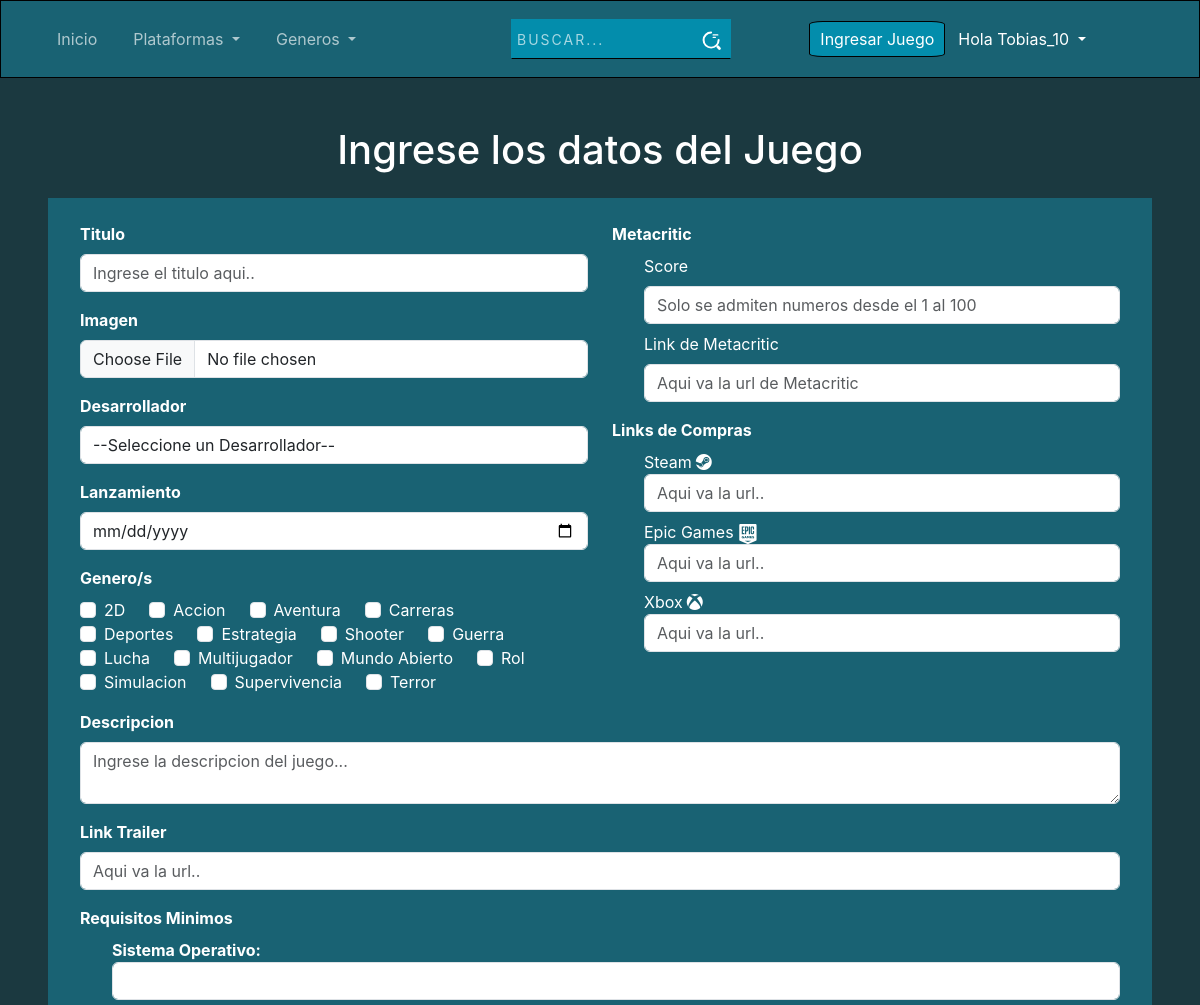
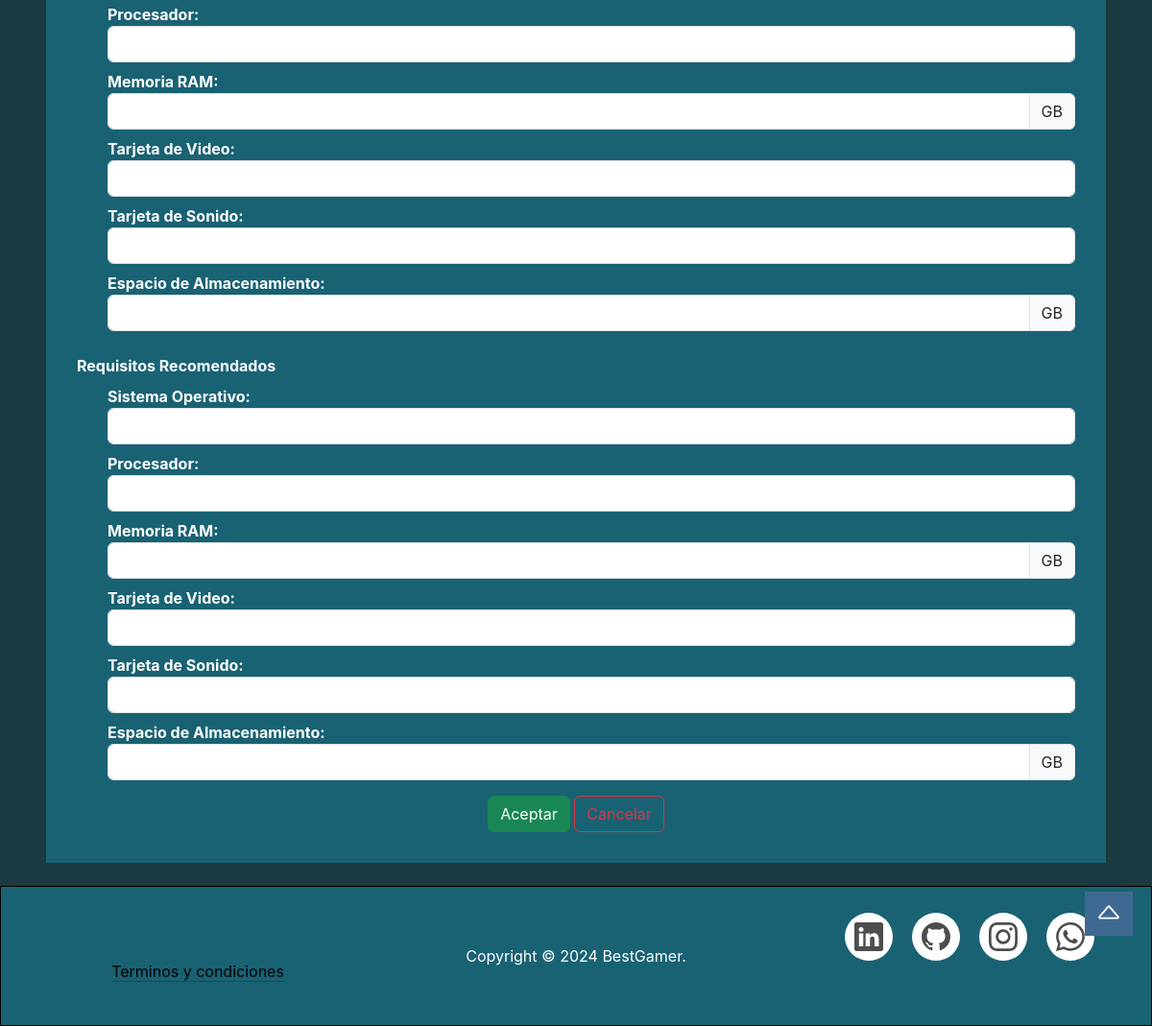
Screenshot of /PHP/Juegos/admin_juegos/ingreso_juegos.php (signed in) with the database file from the repository (2 pictures, top to bottom).
### tables this page shows
CREATE TABLE `usuarios` (
  `id_usuario` int(30) NOT NULL,
  `mail` varchar(60) NOT NULL,
  `usuario` varchar(60) NOT NULL,
  `contrasenia` varchar(60) NOT NULL,
  `id_rol` int(10) NOT NULL
);

CREATE TABLE `generos` (
  `id_genero` int(20) NOT NULL,
  `genero` varchar(60) NOT NULL
);

### PHP/Juegos/admin_juegos/ingreso_juegos.php (the view, shortened to what this page needs)
<?php include "C:/xampp/htdocs/repo/PHP/include/header.php"?>
<link rel="stylesheet" href="/repo/CSS/form.css">
<h1 class="text-center">Ingrese los datos del Juego</h1>
<form action="val_juego.php" method="post" class="formulario mx-5" enctype="multipart/form-data">
    <div class="row">
        <div class="col-sm-6">
            <div class="mb-3">
                <label class="form-label"><strong>Titulo</strong></label>
                <input type="text" name="titulo" class="form-control" REQUIRED placeholder="Ingrese el titulo aqui..">
            </div>
            <div class="mb-3">
                <label class="form-label"><strong>Imagen</strong></label>
                <input type="file" id="img_portada" name="img_portada" class="form-control col-md-4" REQUIRED>
            </div>
            <div class="mb-3">
                <label class="form-label"><strong>Desarrollador</strong></label>
                <select name="desarrollador" class="form-control" id="desarrollador-select" REQUIRED>
                    <option value="0">--Seleccione un Desarrollador--</option>
                </select>
            </div>
            <div class="mb-3">
                <label class="form-label"><strong>Lanzamiento</strong></label>
                <input type="date" name="lanzamiento" class="form-control" REQUIRED>
            </div>
            <div class="mb-3">
                <label class="form-label"><strong>Genero/s</strong></label>
                <div class="form-check">
                    <?php
                    $sql = "SELECT * FROM generos";
                    $result = mysqli_query($con, $sql);
                    while ($row = mysqli_fetch_assoc($result)) {
                        echo "<label class='form-check-label me-5'>".$row['genero']." <input class='form-check-input' type='checkbox' name='generos[]' value='".$row['genero']."'></label>";
                    }
                ?>
                </div>
            </div>
        </div>
        <div class="col-sm-6">
            <div class="mb-3">
                <label class="form-label"><strong>Metacritic</strong></label>
                <div class="mb-1">
                    <ul>
                        <label class="form-label">Score</label>
                        <li class="input-group mb-2"><input type="number" name="score" class="form-control" min="1" max="100" placeholder="Solo se admiten numeros desde el 1 al 100" REQUIRED>
                        </li>
                        <label class="form-label">Link de Metacritic</label>
                        <li class="input-group mb-2"><input type="url" name="metacritic"
                                placeholder="Aqui va la url de Metacritic" data-validation="url" class="form-control"
                                REQUIRED></li>
                    </ul>
                </div>
            </div>
            <div class="mb-3">
                <label class="form-label"><strong>Links de Compras</strong></label>
                <div class="mb-1">
                    <ul>
                    <label class="me-1">Steam</label><i class="bi bi-steam"></i>
                    <li class="input-group mb-2"><input type="url" name="steam" placeholder="Aqui va la url.." data-validation="url"
                        class="form-control"></li>
                    <label class="me-1">Epic Games</label><img class="bi epic" src="/repo/img/logo_epic.svg"
                    alt="Logo epic games, Epic Games, juegos, compra videojuegos">
                    <li class="input-group mb-2"><input type="url" name="epic" placeholder="Aqui va la url.." data-validation="url"
                        class="form-control"></li>
                    <label class="me-1">Xbox</label><i class="bi bi-xbox"></i>
                    <li class="input-group mb-2"><input type="url" name="xbox" placeholder="Aqui va la url.." data-validation="url"
                        class="form-control"></li>
                    </ul>
                </div>
            </div>
        </div>
    </div>
    <div class="mb-3">
        <label class="form-label"><strong>Descripcion</strong></label>
        <textarea name="descripcion" placeholder="Ingrese la descripcion del juego..." class="form-control"
            REQUIRED></textarea>
    </div>
    <div class="mb-3">
        <label class="form-label"><strong>Link Trailer</strong></label>
        <input type="url" name="trailer" placeholder="Aqui va la url.." data-validation="url" class="form-control"
            REQUIRED>
    </div>
    <div class="mb-4">
        <label class="form-label"><strong>Requisitos Minimos</strong></label>
        <ul>
            <strong>Sistema Operativo:</strong>
            <li class="input-group mb-2"><input type="text" name="so-min" class="form-control" REQUIRED>
            </li>
            <strong>Procesador:</strong>
            <li class="input-group mb-2"><input type="text" name="proce-min" class="form-control" REQUIRED></li>
            <strong>Memoria RAM:</strong>
            <li class="input-group mb-2"><input type="number" name="ram-min" class="form-control" REQUIRED><span
                    class="input-group-text" id="basic-addon1">GB</span></li>
            <strong>Tarjeta de Video:</strong>
            <li class="input-group mb-2"><input type="text" name="video-min" class="form-control" REQUIRED>
            </li>
            <strong>Tarjeta de Sonido:</strong>
            <li class="input-group mb-2"><input type="text" name="audio-min" class="form-control" REQUIRED></li>
            <strong>Espacio de Almacenamiento:</strong>
            <li class="input-group mb-2"><input type="number" name="espacio-min" class="form-control" REQUIRED><span
                    class="input-group-text" id="basic-addon1">GB</span></li>
        </ul>
    </div>
    <div class="mb-3">
        <label class="form-label"><strong>Requisitos Recomendados</strong></label>
        <ul>
            <strong>Sistema Operativo:</strong>
            <li class="input-group mb-2"><input type="text" name="so" class="form-control" REQUIRED></li>
            <strong>Procesador:</strong>
            <li class="input-group mb-2"><input type="text" name="proce" class="form-control" REQUIRED>
            </li>
            <strong>Memoria RAM:</strong>
            <li class="input-group mb-2"><input type="number" name="ram" class="form-control" REQUIRED><span
                    class="input-group-text" id="basic-addon1">GB</span>
            </li>
            <strong>Tarjeta de Video:</strong>
            <li class="input-group mb-2"><input type="text" name="video" class="form-control" REQUIRED>
            </li>
            <strong>Tarjeta de Sonido:</strong>
            <li class="input-group mb-2"><input type="text" name="audio" class="form-control" REQUIRED>
            </li>
            <strong>Espacio de Almacenamiento:</strong>
            <li class="input-group mb-2"><input type="number" name="espacio" class="form-control" REQUIRED><span
                    class="input-group-text" id="basic-addon1">GB</span></li>
        </ul>
    </div>
    <div class="text-center mb-2">
        <button type="submit" name="aceptar" id="cargarJuego" class="btn btn-success">Aceptar</button>
        <button type="reset" class="btn btn-outline-danger">Cancelar</button>
    </div>
</form>
<?php include "C:/xampp/htdocs/repo/PHP/include/footer.php"?>

### PHP/include/header.php (shortened to what this page needs)
<?php include "C:/xampp/htdocs/repo/PHP/conexion/conexion.php";
session_start();?>
<!DOCTYPE html>
<html lang="en">
<head>
    <link href="https://cdn.jsdelivr.net/npm/bootstrap@5.3.3/dist/css/bootstrap.min.css" rel="stylesheet"
>
    <link rel="stylesheet" href="https://cdn.jsdelivr.net/npm/bootstrap-icons@1.7.2/font/bootstrap-icons.css">
    <link rel="stylesheet" href="/repo/CSS/header_footer.css">
    <link rel="stylesheet" href="/repo/CSS/index.css">
    <link rel="stylesheet" href="https://cdn.datatables.net/2.1.8/css/dataTables.dataTables.min.css">
    <link rel="stylesheet" href="https://cdnjs.cloudflare.com/ajax/libs/dropzone/5.9.3/dropzone.min.css">
</head>
<body>
    <header class="header" data-bs-theme="dark">
        <nav class="navbar navbar-expand-lg">
            <div class="container-fluid">
                <div class="collapse navbar-collapse" id="navbarSupportedContent">
                    <ul class="navbar-nav me-auto mb-2 mb-lg-0">
                        <li class="nav-item op">
                            <a class="nav-link" aria-current="page" href="/repo/PHP/index.php">Inicio</a>
                        </li>
                        <li class="nav-item dropdown op">
                            <a class="nav-link dropdown-toggle" href="#" role="button" data-bs-toggle="dropdown"
                                aria-expanded="false">
                                Plataformas
                            </a>
                        </li>
                        <li class="nav-item dropdown op">
                            <a class="nav-link dropdown-toggle" href="#" role="button" data-bs-toggle="dropdown"
                                aria-expanded="false">
                                Generos
                            </a>
                        </li>
                    </ul>
                    <form class="d-flex search" role="search">
                        <div class="input-container">
                            <input type="text" name="text" class="input" placeholder="Buscar...">
                            <span class="icon">
                            </span>
                        </div>
                    </form>
                    <?php
                    if(isset($_SESSION['admin'])){
                        $stmt = $con->prepare("SELECT usuario FROM usuarios WHERE mail = ?");
                        $stmt->bind_param("s", $_SESSION['admin']);
                        $stmt->execute();
                        $result = $stmt->get_result();
                        if ($result->num_rows > 0) {
                            $row = $result->fetch_assoc();
                            $user = $row['usuario'];
                        } else {
                            echo "No se encontró ningún usuario con ese correo.";
                        }
                        ?>
                    <a href="/repo/PHP/Juegos/admin_juegos/ingreso_juegos.php"><button class="inicioSesion mr-2"
                            type="button">Ingresar Juego</button></a>
                    <ul class="navbar-nav me-auto mb-2 mb-lg-0">
                        <li class="dropdown">
                            <?php echo "<a class='nav-link dropdown-toggle text-white' role='button' data-bs-toggle='dropdown'
                                aria-expanded='false'>
                                Hola ". $user ."
                            </a>";?>
                        </li>
                    </ul>
                    <?php } else if (isset($_SESSION['usuario'])){
                        $stmt = $con->prepare("SELECT usuario FROM usuarios WHERE mail = ?");
                        if ($stmt === false) {
                            die("Error en la preparación de la consulta: " . $con->error);
                        }
                        $stmt->bind_param("s", $_SESSION['usuario']);
                        $stmt->execute();
                        $result = $stmt->get_result();
                        if ($result->num_rows > 0) {
                            $row = $result->fetch_assoc();
                            $user = $row['usuario'];
                        } else {
                            echo "No se encontró ningún usuario con ese correo.";
                        }
                        $stmt->close();?>
                    <ul class="navbar-nav me-auto mb-2 mb-lg-0">
                        <li class="dropdown">
                            <?php echo "<a class='nav-link dropdown-toggle text-white' role='button' data-bs-toggle='dropdown'
                                aria-expanded='false'>
                                Hola ". $user ."
                            </a>";?>
                            <ul class="dropdown-menu ">
                                <li><a href="/repo/PHP/login/edit.php" class="dropdown-item">Editar
                                        Nombre</a></li>
                                <li><a href="/repo/PHP/login/logout.php" class="dropdown-item">Cerrar
                                        Sesión</a></li>
                            </ul>
                        </li>
                    </ul>
                    <?php } else {?>
                    <a href="/repo/PHP/login.php"><button class="inicioSesion" type="button">Iniciar sesión</button></a>
                    <?php }?>
                </div>
            </div>
        </nav>
    </header>

### CSS/header_footer.css (style rules this page uses)
* { margin: 0; padding: 0; font-family: "Inter", sans-serif; font-optical-sizing: auto; font-weight: 400; font-style: normal; }
body { background-color: #1B3940; color: #FFFFFF; }
header, footer { background-color: #196273; border: 1px solid #000; padding: 20px; }
header { display: block; align-items: center; padding: 10px 20px; margin-bottom: 3em; }
header nav ul { list-style: none; display: flex; flex-wrap: wrap; gap: 20px; }
header nav ul li a { text-decoration: none; color: #ffffff; font-size: 18px; }
.search { align-items: end; gap: 10px; margin: 0 auto; text-align: end; }
.search input[type="text"] { padding: 5px; background-color: #038dac; color: #ffffff; border: 1px solid #038dac; border-bottom: 1px solid #000; }
.search input[type="text"]::placeholder { color: #ffffff; opacity: 65%; }
.input-container { width: 220px; position: relative; }
.icon { position: absolute; right: 10px; top: calc(50% + 5px); transform: translateY(calc(-50% - 5px)); }
.input { width: 100%; height: 40px; padding: 10px; transition: .2s linear; border: 2.5px solid black; font-size: 14px; text-transform: uppercase; letter-spacing: 2px; }
.inicioSesion { padding: 5px 10px; margin: 0px 5px 0px 5px; background-color: #038dac; border-radius: 10%; border: 1px solid #000; }

### CSS/form.css (style rules this page uses)
.formulario { min-width: 636px; padding: 24px 32px; background-color: #196273; margin: 2%; flex: 1; }
.epic { vertical-align: middle; max-width: 20px; }

### CSS/go_top.css (style rules this page uses)
.bi { display: inline-block; font-size: inherit; text-rendering: auto; -webkit-font-smoothing: antialiased; -moz-osx-font-smoothing: grayscale }

### rows the page displays
usuarios: usuario "Tobias_10"
generos: genero "2D"
generos: genero "Accion"
generos: genero "Aventura"
generos: genero "Carreras"
generos: genero "Deportes"
generos: genero "Estrategia"
generos: genero "Shooter"
generos: genero "Guerra"
generos: genero "Lucha"
generos: genero "Multijugador"
generos: genero "Mundo Abierto"
generos: genero "Rol"
generos: genero "Simulacion"
generos: genero "Supervivencia"
generos: genero "Terror"
